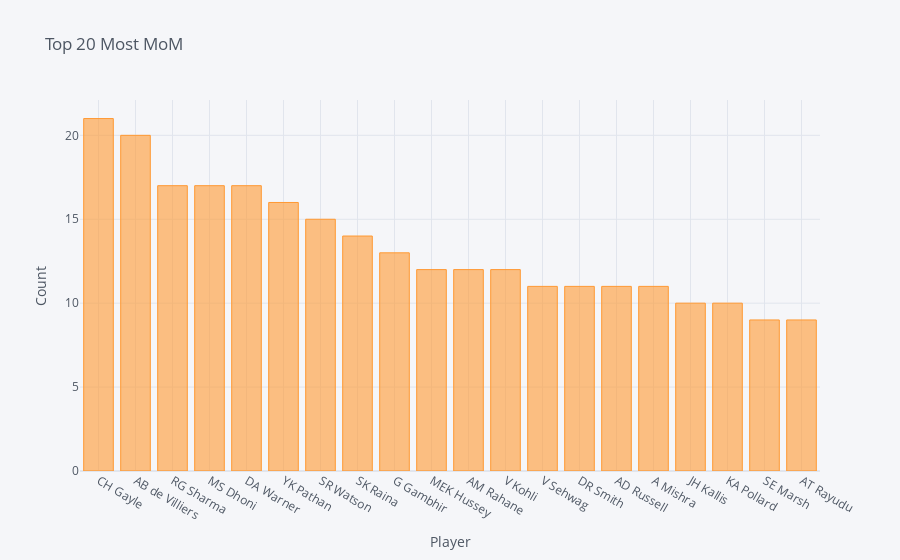

Notebook code cell kept with this figure:
### Code cell
mom[:20].iplot(kind='bar', xTitle='Player', yTitle='Count', title='Top 20 Most MoM')

### Figure 1 — Plotly figure (JSON) as saved in the notebook; plotly's stock layout.template omitted (floating-point values rounded to 4 significant figures)
{"data": [{"marker": {"color": "rgba(255, 153, 51, 0.6)", "line": {"color": "rgba(255, 153, 51, 1.0)", "width": 1}}, "name": "player_of_match", "orientation": "v", "text": "", "type": "bar", "x": ["CH Gayle", "AB de Villiers", "RG Sharma", "MS Dhoni", "DA Warner", "YK Pathan", "SR Watson", "SK Raina", "G Gambhir", "MEK Hussey", "AM Rahane", "V Kohli", "V Sehwag", "DR Smith", "AD Russell", "A Mishra", "JH Kallis", "KA Pollard", "SE Marsh", "AT Rayudu"], "y": [21, 20, 17, 17, 17, 16, 15, 14, 13, 12, 12, 12, 11, 11, 11, 11, 10, 10, 9, 9]}], "layout": {"legend": {"bgcolor": "#F5F6F9", "font": {"color": "#4D5663"}}, "paper_bgcolor": "#F5F6F9", "plot_bgcolor": "#F5F6F9", "title": {"font": {"color": "#4D5663"}, "text": "Top 20 Most MoM"}, "xaxis": {"gridcolor": "#E1E5ED", "showgrid": true, "tickfont": {"color": "#4D5663"}, "title": {"font": {"color": "#4D5663"}, "text": "Player"}, "zerolinecolor": "#E1E5ED"}, "yaxis": {"gridcolor": "#E1E5ED", "showgrid": true, "tickfont": {"color": "#4D5663"}, "title": {"font": {"color": "#4D5663"}, "text": "Count"}, "zerolinecolor": "#E1E5ED"}}}
